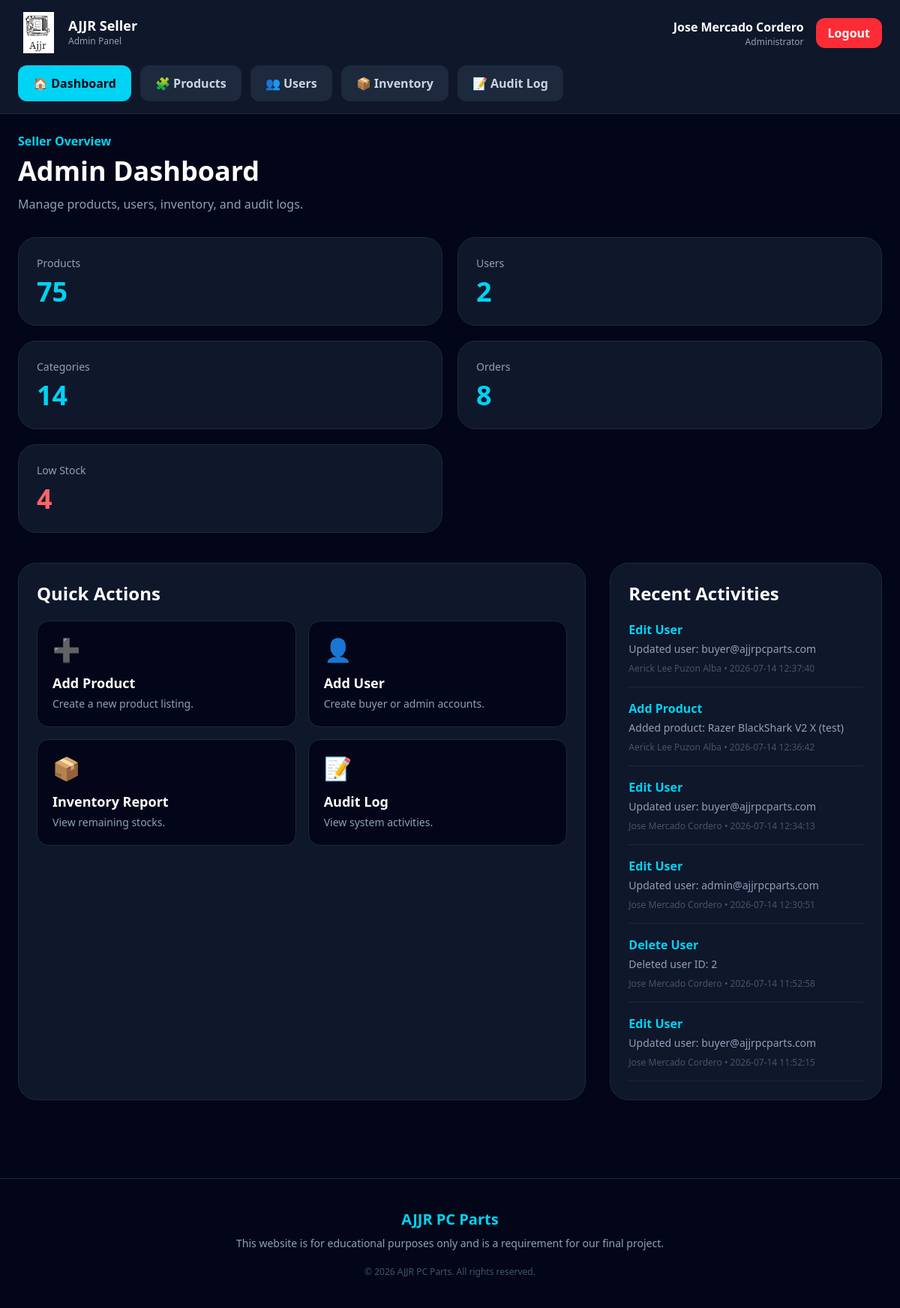
Screenshot of /seller/dashboard.php (signed in) with the database file from the repository.
### tables this page shows
CREATE TABLE `audit_logs` (
  `audit_id` int(11) NOT NULL,
  `user_id` int(11) DEFAULT NULL,
  `action` varchar(100) NOT NULL,
  `description` text NOT NULL,
  `created_at` timestamp NOT NULL DEFAULT current_timestamp()
);

### seller/dashboard.php (the view, shortened to what this page needs)
<?php
require_once __DIR__ . '/../includes/databaseConnect.php';
require_once __DIR__ . '/../includes/functions.php';
function get_count($conn, $sql) {
    $result = mysqli_query($conn, $sql);
    $row = mysqli_fetch_assoc($result);
    return $row['total'] ?? 0;
}
$total_products = get_count($conn, "SELECT COUNT(*) AS total FROM products");
$total_users = get_count($conn, "SELECT COUNT(*) AS total FROM users");
$total_categories = get_count($conn, "SELECT COUNT(*) AS total FROM categories");
$total_orders = get_count($conn, "SELECT COUNT(*) AS total FROM orders");
$low_stock = get_count($conn, "SELECT COUNT(*) AS total FROM products WHERE stock <= 5");
$recent_logs = mysqli_query($conn, "
    SELECT audit_logs.*, TRIM(CONCAT_WS(' ', users.first_name, NULLIF(users.middle_name, ''), users.last_name)) AS complete_name
    FROM audit_logs
    LEFT JOIN users ON audit_logs.user_id = users.user_id
    ORDER BY audit_logs.created_at DESC
    LIMIT 6
");
seller_header("Dashboard", "dashboard");
?>
<div class="mb-8">
    <p class="text-cyan-400 font-semibold">Seller Overview</p>
    <h1 class="text-4xl font-black mt-2">Admin Dashboard</h1>
    <p class="text-slate-400 mt-3">Manage products, users, inventory, and audit logs.</p>
</div>
<div class="grid sm:grid-cols-2 xl:grid-cols-5 gap-5 mb-10">
    <div class="bg-slate-900 border border-slate-800 rounded-3xl p-6">
        <p class="text-slate-400 text-sm">Products</p>
        <h2 class="text-4xl font-black text-cyan-400 mt-2"><?= $total_products; ?></h2>
    </div>
    <div class="bg-slate-900 border border-slate-800 rounded-3xl p-6">
        <p class="text-slate-400 text-sm">Users</p>
        <h2 class="text-4xl font-black text-cyan-400 mt-2"><?= $total_users; ?></h2>
    </div>
    <div class="bg-slate-900 border border-slate-800 rounded-3xl p-6">
        <p class="text-slate-400 text-sm">Categories</p>
        <h2 class="text-4xl font-black text-cyan-400 mt-2"><?= $total_categories; ?></h2>
    </div>
    <div class="bg-slate-900 border border-slate-800 rounded-3xl p-6">
        <p class="text-slate-400 text-sm">Orders</p>
        <h2 class="text-4xl font-black text-cyan-400 mt-2"><?= $total_orders; ?></h2>
    </div>
    <div class="bg-slate-900 border border-slate-800 rounded-3xl p-6">
        <p class="text-slate-400 text-sm">Low Stock</p>
        <h2 class="text-4xl font-black text-red-400 mt-2"><?= $low_stock; ?></h2>
    </div>
</div>
<div class="grid lg:grid-cols-3 gap-8">
    <div class="lg:col-span-2 bg-slate-900 border border-slate-800 rounded-3xl p-6">
        <h2 class="text-2xl font-black mb-5">Quick Actions</h2>
        <div class="grid sm:grid-cols-2 gap-4">
            <a href="addProduct.php" class="bg-slate-950 border border-slate-800 hover:border-cyan-400 rounded-2xl p-5 transition">
                <p class="text-3xl mb-3">➕</p>
                <h3 class="font-black text-lg">Add Product</h3>
                <p class="text-slate-400 text-sm mt-1">Create a new product listing.</p>
            </a>
            <a href="addUser.php" class="bg-slate-950 border border-slate-800 hover:border-cyan-400 rounded-2xl p-5 transition">
                <p class="text-3xl mb-3">👤</p>
                <h3 class="font-black text-lg">Add User</h3>
                <p class="text-slate-400 text-sm mt-1">Create buyer or admin accounts.</p>
            </a>
            <a href="inventoryReport.php" class="bg-slate-950 border border-slate-800 hover:border-cyan-400 rounded-2xl p-5 transition">
                <p class="text-3xl mb-3">📦</p>
                <h3 class="font-black text-lg">Inventory Report</h3>
                <p class="text-slate-400 text-sm mt-1">View remaining stocks.</p>
            </a>
            <a href="auditLog.php" class="bg-slate-950 border border-slate-800 hover:border-cyan-400 rounded-2xl p-5 transition">
                <p class="text-3xl mb-3">📝</p>
                <h3 class="font-black text-lg">Audit Log</h3>
                <p class="text-slate-400 text-sm mt-1">View system activities.</p>
            </a>
        </div>
    </div>
    <div class="bg-slate-900 border border-slate-800 rounded-3xl p-6">
        <h2 class="text-2xl font-black mb-5">Recent Activities</h2>
        <div class="space-y-4">
            <?php if ($recent_logs && mysqli_num_rows($recent_logs) > 0) { ?>
                <?php while ($log = mysqli_fetch_assoc($recent_logs)) { ?>
                    <div class="border-b border-slate-800 pb-4">
                        <p class="font-bold text-cyan-400"><?= htmlspecialchars($log['action']); ?></p>
                        <p class="text-sm text-slate-400 mt-1"><?= htmlspecialchars($log['description']); ?></p>
                        <p class="text-xs text-slate-600 mt-2">
                            <?= htmlspecialchars($log['complete_name'] ?? 'Unknown User'); ?> • <?= $log['created_at']; ?>
                        </p>
                    </div>
                <?php } ?>
            <?php } else { ?>
                <p class="text-slate-400">No recent activities yet.</p>
            <?php } ?>
        </div>
    </div>
</div>
<?php seller_footer(); ?>

### includes/functions.php (shortened to what this page needs)
<?php
function seller_header($page_title, $active_page) {
    $first_name = $_SESSION['first_name'] ?? '';
    $middle_name = $_SESSION['middle_name'] ?? '';
    $last_name = $_SESSION['last_name'] ?? '';
    $admin_name = trim(
        $first_name . ' ' .
        $middle_name . ' ' .
        $last_name
    );
    $admin_name = preg_replace('/\s+/', ' ', $admin_name);
    $links = [
        ['dashboard', 'dashboard.php', 'Dashboard', '🏠'],
        ['products', 'manageProducts.php', 'Products', '🧩'],
        ['users', 'manageUsers.php', 'Users', '👥'],
        ['inventory', 'inventoryReport.php', 'Inventory', '📦'],
        ['audit', 'auditLog.php', 'Audit Log', '📝']
    ];
?>
<!DOCTYPE html>
<html lang="en">
<head>
    <link href="../output.css" rel="stylesheet">
</head>
<body class="bg-slate-950 text-white min-h-screen flex flex-col">
<header class="bg-slate-900 border-b border-slate-800">
    <div class="max-w-7xl mx-auto px-6 py-4 flex items-center justify-between gap-6">
        <a
            href="dashboard.php"
            class="flex items-center gap-3"
        >
            <img
                src="../logo/LOGO.png"
                alt="AJJR PC Parts Logo"
                class="object-contain"
                style="width: 55px; height: 55px;"
            >
            <div>
                <h1 class="font-black text-lg leading-none text-white">
                    AJJR Seller
                </h1>
                <p class="text-xs text-slate-400 mt-1">
                    Admin Panel
                </p>
            </div>
        </a>
        <div class="flex items-center gap-4">
            <div class="hidden md:block text-right">
                <p class="font-bold">
                    <?= htmlspecialchars($admin_name); ?>
                </p>
                <p class="text-xs text-slate-400">
                    Administrator
                </p>
            </div>
            <a
                href="../logout.php"
                class="bg-red-500 hover:bg-red-400 text-white px-4 py-2 rounded-xl font-bold transition"
            >
                Logout
            </a>
        </div>
    </div>
    <nav class="max-w-7xl mx-auto px-6 pb-4 flex gap-3 overflow-x-auto">
        <?php foreach ($links as $link) {
            $is_active = $active_page === $link[0];
        ?>
            <a
                href="<?= htmlspecialchars($link[1]); ?>"
                class="whitespace-nowrap px-5 py-3 rounded-xl font-bold transition
                <?= $is_active
                    ? 'bg-cyan-400 text-slate-950'
                    : 'bg-slate-800 text-slate-300 hover:bg-slate-700 hover:text-cyan-400'; ?>"
            >
                <?= $link[3]; ?>
                <?= htmlspecialchars($link[2]); ?>
            </a>
        <?php } ?>
    </nav>
</header>
<main class="w-full flex-grow">
    <div class="max-w-7xl mx-auto p-6">
<?php
}
function seller_footer() {
?>
    </div>
    <footer class="mt-20 border-t border-slate-800 bg-slate-950">
        <div class="max-w-7xl mx-auto px-6 py-10 text-center">
            <h2 class="text-xl font-black text-cyan-400">
                AJJR PC Parts
            </h2>
            <p class="text-slate-400 text-sm mt-2">
                This website is for educational purposes only and is a requirement for our final project.
            </p>
            <p class="text-slate-600 text-xs mt-5">
                © <?= date("Y"); ?> AJJR PC Parts. All rights reserved.
            </p>
        </div>
    </footer>
</main>
</body>
</html>
<?php
}
?>

### rows the page displays
audit_logs: action "Edit User", description "Updated user: buyer@ajjrpcparts.com", complete_name "Aerick Lee Puzon Alba", created_at "2026-07-14 12:37:40"
audit_logs: action "Add Product", description "Added product: Razer BlackShark V2 X (test)", complete_name "Aerick Lee Puzon Alba", created_at "2026-07-14 12:36:42"
audit_logs: action "Edit User", description "Updated user: buyer@ajjrpcparts.com", complete_name "Jose Mercado Cordero", created_at "2026-07-14 12:34:13"
audit_logs: action "Edit User", description "Updated user: admin@ajjrpcparts.com", complete_name "Jose Mercado Cordero", created_at "2026-07-14 12:30:51"
audit_logs: action "Delete User", description "Deleted user ID: 2", complete_name "Jose Mercado Cordero", created_at "2026-07-14 11:52:58"
audit_logs: action "Edit User", description "Updated user: buyer@ajjrpcparts.com", complete_name "Jose Mercado Cordero", created_at "2026-07-14 11:52:15"

### other values shown
$admin_name "Jose Mercado Cordero"
$link[3] "🏠"
$link[2] "Dashboard"
$link[3] "🧩"
$link[2] "Products"
$link[3] "👥"
$link[2] "Users"
$link[3] "📦"
$link[2] "Inventory"
$link[3] "📝"
$link[2] "Audit Log"
$total_products "75"
$total_users "2"
$total_categories "14"
$total_orders "8"
